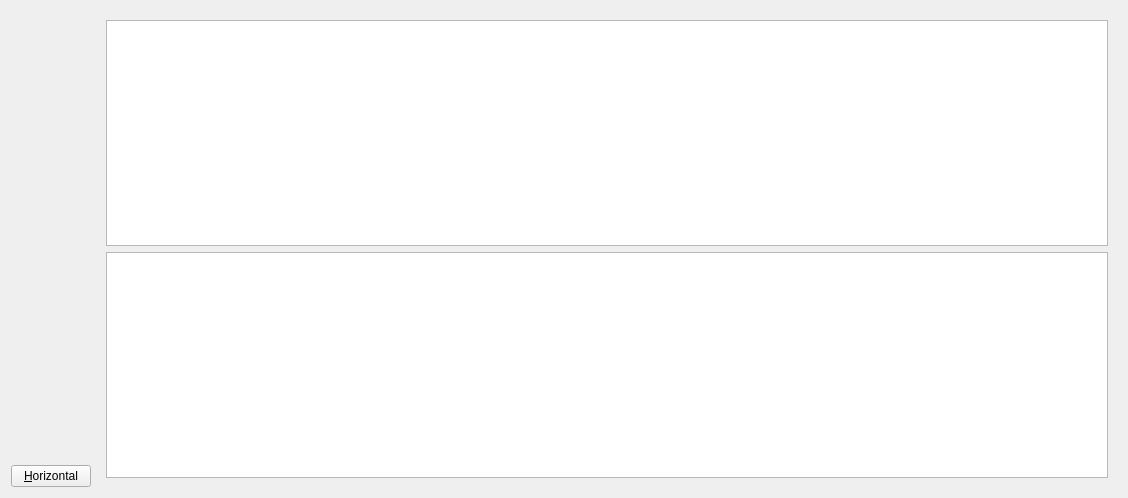
<?xml version="1.0" encoding="UTF-8"?>
<ui version="4.0">
 <class>TabResults</class>
 <widget class="QWidget" name="TabResults">
  <property name="geometry">
   <rect>
    <x>0</x>
    <y>0</y>
    <width>1128</width>
    <height>498</height>
   </rect>
  </property>
  <property name="windowTitle">
   <string>Form</string>
  </property>
  <layout class="QGridLayout" name="gridLayout">
   <item row="0" column="1" rowspan="2">
    <widget class="QStackedWidget" name="resultsStackedWidget">
     <property name="sizePolicy">
      <sizepolicy hsizetype="Expanding" vsizetype="Expanding">
       <horstretch>0</horstretch>
       <verstretch>0</verstretch>
      </sizepolicy>
     </property>
     <property name="currentIndex">
      <number>1</number>
     </property>
     <widget class="QWidget" name="page_0">
      <property name="sizePolicy">
       <sizepolicy hsizetype="Expanding" vsizetype="Expanding">
        <horstretch>99</horstretch>
        <verstretch>99</verstretch>
       </sizepolicy>
      </property>
      <property name="maximumSize">
       <size>
        <width>16777215</width>
        <height>16777215</height>
       </size>
      </property>
      <layout class="QGridLayout" name="gridLayout_3" rowstretch="0" columnstretch="0">
       <item row="0" column="0">
        <layout class="QGridLayout" name="gridLayout_2" rowstretch="0" columnstretch="99,99">
         <item row="0" column="0">
          <widget class="QTreeView" name="proxyViewH">
           <property name="sizePolicy">
            <sizepolicy hsizetype="Expanding" vsizetype="Expanding">
             <horstretch>99</horstretch>
             <verstretch>99</verstretch>
            </sizepolicy>
           </property>
           <property name="minimumSize">
            <size>
             <width>0</width>
             <height>0</height>
            </size>
           </property>
           <property name="maximumSize">
            <size>
             <width>16777215</width>
             <height>16777215</height>
            </size>
           </property>
          </widget>
         </item>
         <item row="0" column="1">
          <widget class="QTextEdit" name="lineDisplayH">
           <property name="sizePolicy">
            <sizepolicy hsizetype="Expanding" vsizetype="Expanding">
             <horstretch>99</horstretch>
             <verstretch>99</verstretch>
            </sizepolicy>
           </property>
           <property name="minimumSize">
            <size>
             <width>0</width>
             <height>0</height>
            </size>
           </property>
           <property name="maximumSize">
            <size>
             <width>16777215</width>
             <height>16777215</height>
            </size>
           </property>
          </widget>
         </item>
        </layout>
       </item>
      </layout>
     </widget>
     <widget class="QWidget" name="page_1">
      <property name="sizePolicy">
       <sizepolicy hsizetype="Preferred" vsizetype="Preferred">
        <horstretch>99</horstretch>
        <verstretch>99</verstretch>
       </sizepolicy>
      </property>
      <layout class="QHBoxLayout" name="horizontalLayout_2">
       <item>
        <layout class="QGridLayout" name="gridLayout_5">
         <item row="0" column="0">
          <widget class="QTreeView" name="proxyViewV"/>
         </item>
         <item row="1" column="0">
          <widget class="QTextEdit" name="lineDisplayV"/>
         </item>
        </layout>
       </item>
      </layout>
     </widget>
    </widget>
   </item>
   <item row="1" column="0">
    <widget class="QPushButton" name="layoutPushButton">
     <property name="text">
      <string>&amp;Horizontal</string>
     </property>
    </widget>
   </item>
  </layout>
 </widget>
 <resources/>
 <connections/>
</ui>
